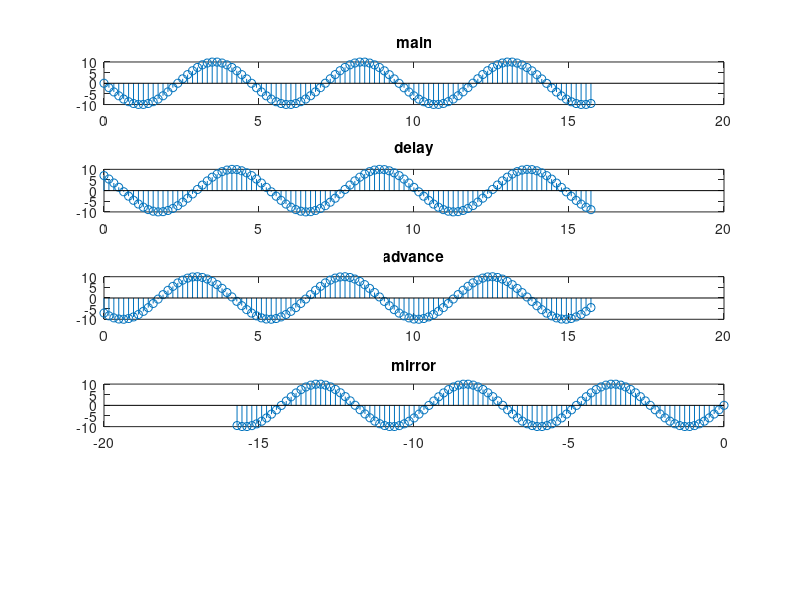

This figure's MATLAB source:
t=linspace(0*pi,5*pi,100);
%t2=-t
functionn=10*sin(50*pi*t)

delay=10*sin(50*pi*t+pi/4)
advance=10*sin(50*pi*t-pi/4)
mirror=functionn

subplot(5,1,1)
stem(t,functionn)
title('main')

subplot(5,1,2)
stem(t,delay)
title('delay')

subplot(5,1,3)
stem(t,advance)
title('advance')

subplot(5,1,4)
stem(-t,mirror)
title('mirror')

